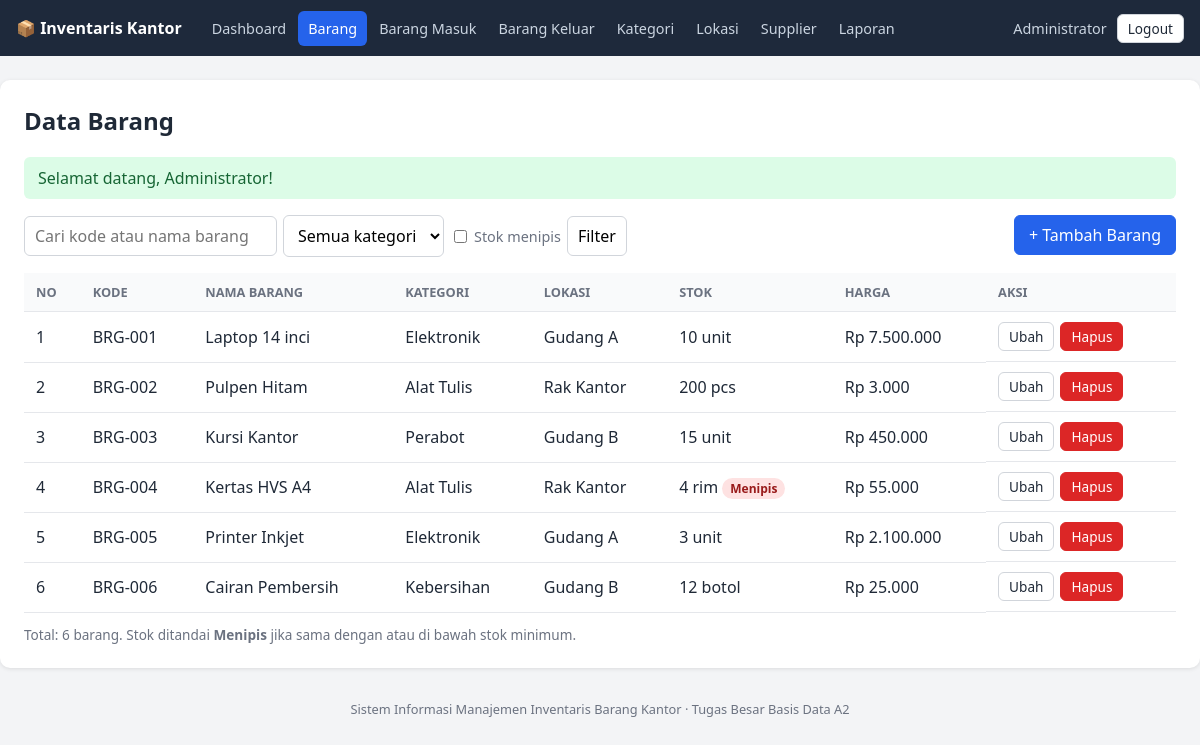
The app's page /html/barang_list.php (signed in) with its own data.
### tables this page shows
CREATE TABLE barang (
  id_barang    INT AUTO_INCREMENT PRIMARY KEY,
  kode_barang  VARCHAR(30)   NOT NULL UNIQUE,
  nama_barang  VARCHAR(150)  NOT NULL,
  satuan       VARCHAR(20)   NOT NULL DEFAULT 'pcs',
  stok         INT           NOT NULL DEFAULT 0 CHECK (stok >= 0),
  stok_minimum INT           NOT NULL DEFAULT 5 CHECK (stok_minimum >= 0),
  harga        DECIMAL(12,2) NOT NULL DEFAULT 0 CHECK (harga >= 0),
  id_kategori  INT NOT NULL,
  id_lokasi    INT NOT NULL,
  CONSTRAINT fk_barang_kategori
    FOREIGN KEY (id_kategori) REFERENCES kategori(id_kategori)
    ON UPDATE CASCADE ON DELETE RESTRICT,
  CONSTRAINT fk_barang_lokasi
    FOREIGN KEY (id_lokasi) REFERENCES lokasi(id_lokasi)
    ON UPDATE CASCADE ON DELETE RESTRICT
);

CREATE TABLE kategori (
  id_kategori   INT AUTO_INCREMENT PRIMARY KEY,
  nama_kategori VARCHAR(100) NOT NULL UNIQUE
);

CREATE TABLE lokasi (
  id_lokasi   INT AUTO_INCREMENT PRIMARY KEY,
  nama_lokasi VARCHAR(100) NOT NULL UNIQUE,
  keterangan  VARCHAR(255) NULL
);

### php/fungsi.php (called while the page is built, shortened)
<?php
function e($teks): string
{
    return htmlspecialchars((string)$teks, ENT_QUOTES, 'UTF-8');
}
function ambil_flash(): ?array
{
    $f = $_SESSION['flash'] ?? null;
    return $f;
}
function rupiah($angka): string
{
    return 'Rp ' . number_format((float)$angka, 0, ',', '.');
}

### php/barang_model.php (called while the page is built, shortened)
<?php
require_once __DIR__ . '/fungsi.php';
function ambil_semua_barang(PDO $pdo, string $cari = '', int $idKategori = 0, bool $hanyaMenipis = false): array
{
    $sql = "SELECT b.*, k.nama_kategori, l.nama_lokasi
            FROM barang b
            JOIN kategori k ON b.id_kategori = k.id_kategori
            JOIN lokasi l   ON b.id_lokasi   = l.id_lokasi
            WHERE 1=1";
    $params = [];
    $sql .= " ORDER BY b.kode_barang";
    $stmt = $pdo->prepare($sql);
    $stmt->execute($params);
    return $stmt->fetchAll();
}

### html/barang_list.php (the view, shortened to what this page needs)
<?php
require_once __DIR__ . '/../php/barang_model.php';
require_once __DIR__ . '/../php/layout.php';
$cari     = trim($_GET['cari'] ?? '');
$kategori = (int)($_GET['kategori'] ?? 0);
$menipis  = isset($_GET['menipis']);
$barang         = ambil_semua_barang($pdo, $cari, $kategori, $menipis);
tampil_header('Data Barang', 'barang');
?>
<div class="toolbar">
    <form method="get" class="cari">
        <input type="text" name="cari" placeholder="Cari kode atau nama barang" value="<?= e($cari) ?>">
        <select name="kategori">
            <option value="0">Semua kategori</option>
        </select>
        <label class="cek"><input type="checkbox" name="menipis" <?= $menipis ? 'checked' : '' ?>> Stok menipis</label>
        <button type="submit">Filter</button>
    </form>
    <a class="btn btn-primary" href="barang_form.php">+ Tambah Barang</a>
</div>
<div class="tabel-wrap">
<table>
    <thead>
        <tr>
            <th>No</th><th>Kode</th><th>Nama Barang</th><th>Kategori</th>
            <th>Lokasi</th><th>Stok</th><th>Harga</th><th>Aksi</th>
        </tr>
    </thead>
    <tbody>
    <?php foreach ($barang as $i => $b): ?>
        <tr>
            <td><?= $i + 1 ?></td>
            <td><?= e($b['kode_barang']) ?></td>
            <td><?= e($b['nama_barang']) ?></td>
            <td><?= e($b['nama_kategori']) ?></td>
            <td><?= e($b['nama_lokasi']) ?></td>
            <td>
                <?= e($b['stok']) ?> <?= e($b['satuan']) ?>
                <?php if ($b['stok'] <= $b['stok_minimum']): ?>
                    <span class="badge merah">Menipis</span>
                <?php endif; ?>
            </td>
            <td><?= rupiah($b['harga']) ?></td>
            <td class="aksi">
                <a class="btn btn-kecil" href="barang_form.php?id=<?= (int)$b['id_barang'] ?>">Ubah</a>
                <form method="post" action="../php/barang_aksi.php"
                      onsubmit="return confirm('Yakin hapus barang ini?');">
                    <button type="submit" class="btn btn-kecil btn-bahaya">Hapus</button>
                </form>
            </td>
        </tr>
    <?php endforeach; ?>
    </tbody>
</table>
</div>
<p class="catatan">Total: <?= count($barang) ?> barang. Stok ditandai <b>Menipis</b> jika sama dengan atau di bawah stok minimum.</p>
<?php tampil_footer(); ?>

### php/layout.php (shortened to what this page needs)
<?php
require_once __DIR__ . '/fungsi.php';
function tampil_header(string $judul, string $aktif, bool $sempit = false): void
{
    $menu = [
        'dashboard' => ['Dashboard',     'dashboard.php'],
        'barang'    => ['Barang',        'barang_list.php'],
        'masuk'     => ['Barang Masuk',  'masuk_list.php'],
        'keluar'    => ['Barang Keluar', 'keluar_list.php'],
        'kategori'  => ['Kategori',      'kategori_list.php'],
        'lokasi'    => ['Lokasi',        'lokasi_list.php'],
        'supplier'  => ['Supplier',      'supplier_list.php'],
        'laporan'   => ['Laporan',       'laporan.php'],
    ];
    $nama  = $_SESSION['pengguna']['nama_lengkap'] ?? '';
    $flash = ambil_flash();
    ?>
<!DOCTYPE html>
<html lang="id">
<head>
    <link rel="stylesheet" href="../assets/css/style.css">
</head>
<body>
<header class="topbar">
    <div class="topbar-isi">
        <a class="brand" href="dashboard.php">📦 Inventaris Kantor</a>
        <nav class="menu">
            <?php foreach ($menu as $kunci => [$label, $url]): ?>
                <a href="<?= $url ?>" class="<?= $kunci === $aktif ? 'aktif' : '' ?>"><?= $label ?></a>
            <?php endforeach; ?>
        </nav>
        <div class="user">
            <span><?= e($nama) ?></span>
            <form method="post" action="../php/auth_aksi.php">
                <button type="submit" class="btn btn-kecil">Logout</button>
            </form>
        </div>
    </div>
</header>
<main class="container<?= $sempit ? ' sempit' : '' ?>">
    <h2><?= e($judul) ?></h2>
    <?php if ($flash): ?>
        <div class="alert <?= e($flash['tipe']) ?>"><?= e($flash['pesan']) ?></div>
    <?php endif; ?>
<?php
}
function tampil_footer(): void
{
    ?>
</main>
<footer class="footer">Sistem Informasi Manajemen Inventaris Barang Kantor &middot; Tugas Besar Basis Data A2</footer>
</body>
</html>
<?php
}

### assets/css/style.css (style rules this page uses)
* { box-sizing: border-box; }
:root { --biru: #2563eb; --biru-tua: #1e40af; --merah: #dc2626; --hijau: #16a34a; --abu: #6b7280; --garis: #e5e7eb; --latar: #f3f4f6; --teks: #1f2937; }
body { margin: 0; font-family: system-ui, Arial, sans-serif; background: var(--latar); color: var(--teks); }
.topbar { background: #1e293b; color: #fff; }
.topbar-isi { max-width: 1200px; margin: 0 auto; padding: 0 16px; display: flex; align-items: center; gap: 20px; flex-wrap: wrap; min-height: 56px; }
.brand { color: #fff; font-weight: 700; text-decoration: none; white-space: nowrap; }
.menu { display: flex; gap: 2px; flex-wrap: wrap; flex: 1; }
.menu a { color: #cbd5e1; text-decoration: none; padding: 8px 10px; border-radius: 6px; font-size: .9rem; }
.menu a.aktif { background: var(--biru); color: #fff; }
.user { display: flex; align-items: center; gap: 10px; font-size: .9rem; color: #cbd5e1; }
.user form { margin: 0; }
.container { max-width: 1200px; margin: 24px auto; padding: 24px; background: #fff; border-radius: 10px; box-shadow: 0 1px 4px rgba(0,0,0,.1); }
h2 { margin: 0 0 20px; font-size: 1.5rem; }
.footer { text-align: center; color: var(--abu); font-size: .8rem; padding: 8px 16px 24px; }
.catatan { color: var(--abu); font-size: .85rem; margin: 12px 0 0; }
.toolbar { display: flex; justify-content: space-between; align-items: flex-start; gap: 12px; flex-wrap: wrap; margin-bottom: 16px; }
.cari { display: flex; gap: 6px; flex-wrap: wrap; align-items: center; }
.cari .cek { display: flex; align-items: center; gap: 4px; font-size: .9rem; color: var(--abu); }
input, select, button { font: inherit; padding: 8px 10px; border: 1px solid #d1d5db; border-radius: 6px; background: #fff; }
button { cursor: pointer; }
.btn { display: inline-block; padding: 8px 14px; border: 1px solid #d1d5db; border-radius: 6px; background: #fff; color: var(--teks); text-decoration: none; cursor: pointer; white-space: nowrap; }
.btn-primary { background: var(--biru); border-color: var(--biru); color: #fff; }
.btn-kecil { padding: 4px 10px; font-size: .85rem; }
.btn-bahaya { background: var(--merah); border-color: var(--merah); color: #fff; }
.tabel-wrap { overflow-x: auto; }
table { width: 100%; border-collapse: collapse; }
th, td { padding: 10px 12px; border-bottom: 1px solid var(--garis); text-align: left; white-space: nowrap; }
th { background: #f9fafb; font-size: .8rem; text-transform: uppercase; color: var(--abu); }
td.aksi { display: flex; gap: 6px; }
td.aksi form { margin: 0; }
.badge { display: inline-block; padding: 2px 8px; border-radius: 999px; font-size: .75rem; font-weight: 600; }
.badge.merah { background: #fee2e2; color: #991b1b; }
.alert { padding: 10px 14px; border-radius: 6px; margin-bottom: 16px; }
.alert.sukses { background: #dcfce7; color: #166534; }

### records on screen
barang: kode_barang "BRG-001", nama_barang "Laptop 14 inci", id_kategori.nama_kategori "Elektronik", id_lokasi.nama_lokasi "Gudang A", stok "10", satuan "unit", harga "Rp 7.500.000"
barang: kode_barang "BRG-002", nama_barang "Pulpen Hitam", id_kategori.nama_kategori "Alat Tulis", id_lokasi.nama_lokasi "Rak Kantor", stok "200", satuan "pcs", harga "Rp 3.000"
barang: kode_barang "BRG-003", nama_barang "Kursi Kantor", id_kategori.nama_kategori "Perabot", id_lokasi.nama_lokasi "Gudang B", stok "15", satuan "unit", harga "Rp 450.000"
barang: kode_barang "BRG-004", nama_barang "Kertas HVS A4", id_kategori.nama_kategori "Alat Tulis", id_lokasi.nama_lokasi "Rak Kantor", stok "4", satuan "rim", stok_minimum "Menipis", harga "Rp 55.000"
barang: kode_barang "BRG-005", nama_barang "Printer Inkjet", id_kategori.nama_kategori "Elektronik", id_lokasi.nama_lokasi "Gudang A", stok "3", satuan "unit", harga "Rp 2.100.000"
barang: kode_barang "BRG-006", nama_barang "Cairan Pembersih", id_kategori.nama_kategori "Kebersihan", id_lokasi.nama_lokasi "Gudang B", stok "12", satuan "botol", harga "Rp 25.000"

### other values on screen
$label "Dashboard"
$label "Barang"
$label "Barang Masuk"
$label "Barang Keluar"
$label "Kategori"
$label "Lokasi"
$label "Supplier"
$label "Laporan"
$nama "Administrator"
$judul "Data Barang"
$flash['pesan'] "Selamat datang, Administrator!"
count($barang) "6"
